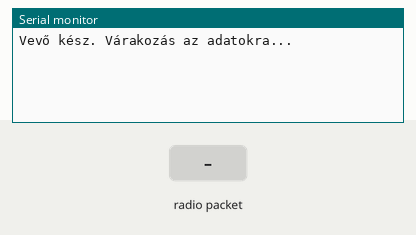
Bench run of a program on a simulated ESP32-S3. Shown: the last lines printed to the serial monitor. The inputs (shaded band) are chosen by the test bench. No radio packets arrive unless stated.

Above: at 1.2 s.
1.3 s: radio packet "1" arrives
At 2.5 s:
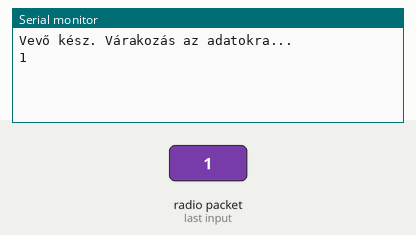
2.8 s: radio packet "0" arrives
At 3.9 s:
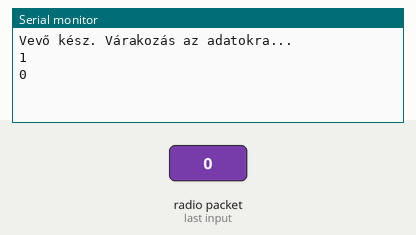
4.3 s: radio packet "2" arrives
At 5.1 s:
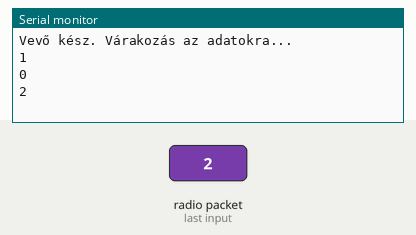

The program:

main.cpp
```cpp
#include <SPI.h>
#include <RF24.h>
#include <nRF24L01.h>

#define CE_PIN   40
#define CS_PIN   14
#define MOSI_PIN 11
#define MISO_PIN 9
#define CLK_PIN  12

RF24 radio(CE_PIN, CS_PIN);

const byte address[6] = "00001";

void setup() {
  Serial.begin(921600);
  while (!Serial) {
  }
  SPI.begin(CLK_PIN, MISO_PIN, MOSI_PIN);

  if (!radio.begin()) {
    Serial.println("init error");
    while (1) {}
  }

  radio.setDataRate(RF24_2MBPS);
  radio.setPALevel(RF24_PA_MIN);
  radio.setChannel(85);
  radio.setPayloadSize(32);
  radio.setAutoAck(false);
  radio.openReadingPipe(1, address);
  radio.startListening();

  Serial.println("Vevő kész. Várakozás az adatokra...");
  radio.printDetails();
}

void loop() {
  if (radio.available()) {
    char text[32] = {0};
    radio.read(&text, sizeof(text));
    Serial.println(text);
    //Serial.println(radio.testRPD());
  }
}
```

Measured:
- after the input at 1.3 s, the serial monitor: prints a new line at once (image 1)
- after the input at 2.8 s, the serial monitor: prints a new line at once (image 2)
- after the input at 4.3 s, the serial monitor: prints a new line at once (image 3)
